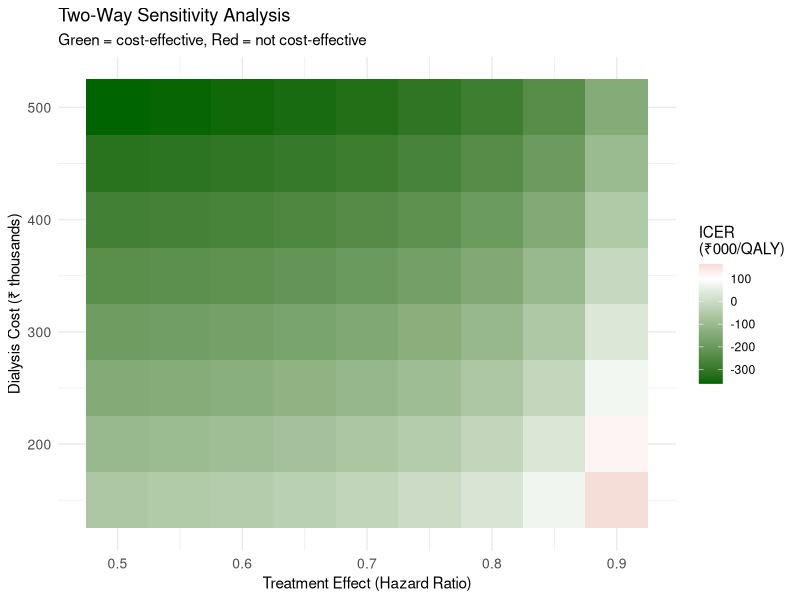

Generate this figure with R:
## ---- chunk 1
library(ggplot2)
library(knitr)

# ============================================================
# Reusable Markov simulation function
# Matches the main QMD's 4-state model exactly:
#   Early CKD → Moderate CKD → Advanced/Dialysis → Death
# ============================================================
run_markov <- function(tm, n_cohort, n_cycles, state_names,
                       costs, utilities, discount_rate,
                       initial_state = 1) {

  n_states <- length(state_names)

  # Trace matrix: rows = cycles (0 to n_cycles), columns = states
  trace <- matrix(0, nrow = n_cycles + 1, ncol = n_states,
                  dimnames = list(paste0("Cycle_", 0:n_cycles), state_names))
  trace[1, initial_state] <- n_cohort

  # Run simulation — matrix multiplication
  for (cycle in 1:n_cycles) {
    trace[cycle + 1, ] <- trace[cycle, ] %*% tm
  }

  # Half-cycle correction
  trace_hcc <- (trace[1:n_cycles, ] + trace[2:(n_cycles + 1), ]) / 2

  # Discounted costs and QALYs
  discount_factors <- 1 / (1 + discount_rate)^(0:(n_cycles - 1))
  cycle_costs  <- trace_hcc %*% costs
  cycle_qalys  <- trace_hcc %*% utilities
  discounted_costs <- cycle_costs * discount_factors
  discounted_qalys <- cycle_qalys * discount_factors

  list(
    trace = trace,
    trace_hcc = trace_hcc,
    total_cost = sum(discounted_costs),
    total_qaly = sum(discounted_qalys),
    cycle_costs = discounted_costs,
    cycle_qalys = discounted_qalys
  )
}

# ============================================================
# BASE-CASE PARAMETERS (identical to main QMD)
# ============================================================
n_cohort <- 10000
n_cycles <- 20
discount_rate <- 0.03

state_names <- c("Early CKD", "Moderate CKD", "Advanced/Dialysis", "Death")
n_states <- 4

# Transition probabilities — Standard Care
p_12_standard <- 0.10   # Early → Moderate
p_1d_standard <- 0.02   # Early → Death
p_23_standard <- 0.12   # Moderate → Advanced
p_2d_standard <- 0.04   # Moderate → Death
p_3d_standard <- 0.15   # Advanced → Death

# Treatment effect
treatment_effect_hr <- 0.66
p_12_intervention <- 1 - (1 - p_12_standard)^treatment_effect_hr
p_23_intervention <- 1 - (1 - p_23_standard)^treatment_effect_hr
p_1d_intervention <- p_1d_standard
p_2d_intervention <- p_2d_standard
p_3d_intervention <- p_3d_standard

# Costs (₹ per year)
cost_early    <- 12000
cost_moderate <- 45000
cost_advanced <- 350000
cost_death    <- 0
cost_screening  <- 500
cost_ace_annual <- 6000

# Utilities
utility_early    <- 0.85
utility_moderate <- 0.72
utility_advanced <- 0.55
utility_death    <- 0.00

# Build transition matrices
tm_standard <- matrix(0, n_states, n_states, dimnames = list(state_names, state_names))
tm_standard["Early CKD", "Moderate CKD"]          <- p_12_standard
tm_standard["Early CKD", "Death"]                  <- p_1d_standard
tm_standard["Early CKD", "Early CKD"]              <- 1 - p_12_standard - p_1d_standard
tm_standard["Moderate CKD", "Advanced/Dialysis"]   <- p_23_standard
tm_standard["Moderate CKD", "Death"]               <- p_2d_standard
tm_standard["Moderate CKD", "Moderate CKD"]        <- 1 - p_23_standard - p_2d_standard
tm_standard["Advanced/Dialysis", "Death"]           <- p_3d_standard
tm_standard["Advanced/Dialysis", "Advanced/Dialysis"] <- 1 - p_3d_standard
tm_standard["Death", "Death"]                       <- 1

tm_intervention <- tm_standard  # copy structure
tm_intervention["Early CKD", "Moderate CKD"]          <- p_12_intervention
tm_intervention["Early CKD", "Early CKD"]              <- 1 - p_12_intervention - p_1d_intervention
tm_intervention["Moderate CKD", "Advanced/Dialysis"]   <- p_23_intervention
tm_intervention["Moderate CKD", "Moderate CKD"]        <- 1 - p_23_intervention - p_2d_intervention

# Cost vectors
costs_standard     <- c(cost_early, cost_moderate, cost_advanced, cost_death)
costs_intervention <- c(cost_early + cost_ace_annual, cost_moderate + cost_ace_annual,
                        cost_advanced, cost_death)
utilities_vec      <- c(utility_early, utility_moderate, utility_advanced, utility_death)
## ---- chunk 2
# Run base case
res_std <- run_markov(tm_standard, n_cohort, n_cycles, state_names,
                      costs_standard, utilities_vec, discount_rate)
res_int <- run_markov(tm_intervention, n_cohort, n_cycles, state_names,
                      costs_intervention, utilities_vec, discount_rate)
res_int$total_cost <- res_int$total_cost + n_cohort * cost_screening

inc_cost <- res_int$total_cost - res_std$total_cost
inc_qaly <- res_int$total_qaly - res_std$total_qaly
icer_base <- inc_cost / inc_qaly

cat("=== R Base-Case Results (per patient) ===\n\n")
cat("Standard Care:\n")
cat("  Cost:  ₹", format(round(res_std$total_cost / n_cohort), big.mark = ","), "\n")
cat("  QALYs: ", round(res_std$total_qaly / n_cohort, 4), "\n\n")
cat("Intervention:\n")
cat("  Cost:  ₹", format(round(res_int$total_cost / n_cohort), big.mark = ","), "\n")
cat("  QALYs: ", round(res_int$total_qaly / n_cohort, 4), "\n\n")
cat("ICER: ₹", format(round(icer_base), big.mark = ","), "/QALY\n")
## ---- chunk 3
# Parameter ranges
treatment_hrs <- seq(0.5, 0.9, by = 0.05)
dialysis_costs <- seq(150000, 500000, by = 50000)

# Create grid and run all combinations
df_sa <- expand.grid(treatment_hr = treatment_hrs, dialysis_cost = dialysis_costs)
df_sa$icer <- NA

for (i in 1:nrow(df_sa)) {
  hr <- df_sa$treatment_hr[i]
  cost_dial <- df_sa$dialysis_cost[i]

  p12_sa <- 1 - (1 - p_12_standard)^hr
  p23_sa <- 1 - (1 - p_23_standard)^hr

  tm_int_sa <- tm_standard
  tm_int_sa["Early CKD", "Moderate CKD"]          <- p12_sa
  tm_int_sa["Early CKD", "Early CKD"]              <- 1 - p12_sa - p_1d_standard
  tm_int_sa["Moderate CKD", "Advanced/Dialysis"]   <- p23_sa
  tm_int_sa["Moderate CKD", "Moderate CKD"]        <- 1 - p23_sa - p_2d_standard

  costs_std_sa <- c(cost_early, cost_moderate, cost_dial, cost_death)
  costs_int_sa <- c(cost_early + cost_ace_annual, cost_moderate + cost_ace_annual,
                    cost_dial, cost_death)

  r_std <- run_markov(tm_standard, n_cohort, n_cycles, state_names,
                      costs_std_sa, utilities_vec, discount_rate)
  r_int <- run_markov(tm_int_sa, n_cohort, n_cycles, state_names,
                      costs_int_sa, utilities_vec, discount_rate)
  r_int$total_cost <- r_int$total_cost + n_cohort * cost_screening

  df_sa$icer[i] <- (r_int$total_cost - r_std$total_cost) /
                    (r_int$total_qaly - r_std$total_qaly)
}

# Heatmap
ggplot(df_sa, aes(x = treatment_hr, y = dialysis_cost / 1000, fill = icer / 1000)) +
  geom_tile() +
  scale_fill_gradient2(low = "darkgreen", mid = "white", high = "darkred",
                       midpoint = 100, name = "ICER\n(₹000/QALY)") +
  labs(x = "Treatment Effect (Hazard Ratio)",
       y = "Dialysis Cost (₹ thousands)",
       title = "Two-Way Sensitivity Analysis",
       subtitle = "Green = cost-effective, Red = not cost-effective") +
  theme_minimal() +
  theme(axis.text = element_text(size = 10))
